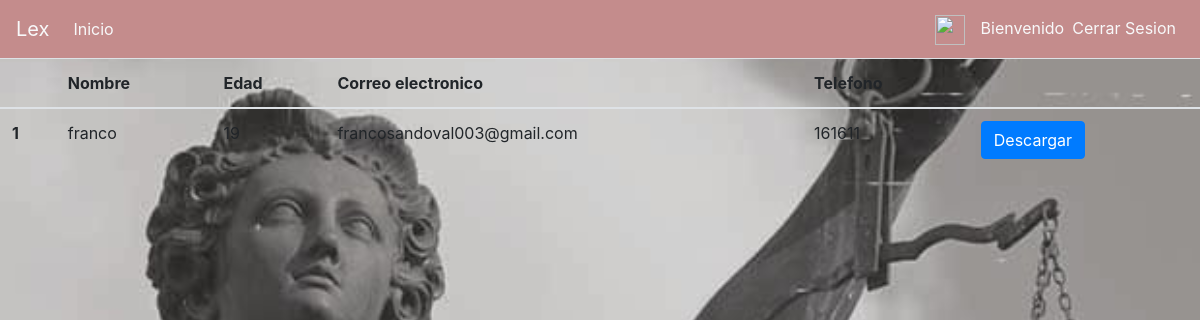
Screenshot of /contract/view/staff with the database file from the repository.
### core/models.py (models this page shows, shortened)
class Contrato(models.Model):
    abogado=models.ForeignKey('auth.User', on_delete=models.CASCADE, null=True)
    name=models.CharField(max_length=100)
    rut=models.CharField(max_length=10)
    age=models.IntegerField(null=True)
    email=models.EmailField(max_length=254)
    phone=models.CharField(max_length=12)
    files_boleta=models.FileField(null=True)
    files_causa=models.FileField(null=True)
    datetime=models.DateField(blank=True, null=True)
    type_service=models.CharField(max_length=30,blank=True, null=True)
    additional_service=models.CharField(max_length=30,blank=True, null=True)

### core/views.py (the view)
# urls.py: path('contract/view/staff', views.consultar_contratos_staff, name='contract_view_staff'),
def consultar_contratos_staff(request):
    contrato=Contrato.objects.select_related('abogado').all()
    return render(request, 'core/consultar_contratos.html',{'list':contrato})

### core/templates/core/consultar_contratos.html (shortened to what this page needs)
{% extends 'core/base.html' %}
{% block content %}
<table class="table table-hover">
<thead>
        <tr>
            <th></th>
            <th>Nombre</th>
            <th>Edad</th>
            <th>Correo electronico</th>
            <th>Telefono</th>
            <th></th>
        </tr>
    </thead>
    <tbody>
        {% for c in list %}
        <tr>
            <th scope="row">{{ c.id }} </th>
            <td>{{ c.name }}</td>
            <td>{{ c.age }}</td>
            <td>{{c.email}}</td>
            <td>{{c.phone}}</td>
            <td><a class="btn btn-primary" href="">Descargar</a></td>
        </tr>
        {% endfor %}
    </tbody>
</table>
{% endblock content %}

### core/static/css/base.css (style rules this page uses)
body { background-image: url(../img/fondo_claro.jpg); background-size:cover ; }

### rows the page displays
Contrato: id "1", name "franco", age "19", email "francosandoval003@gmail.com", phone "161611"
